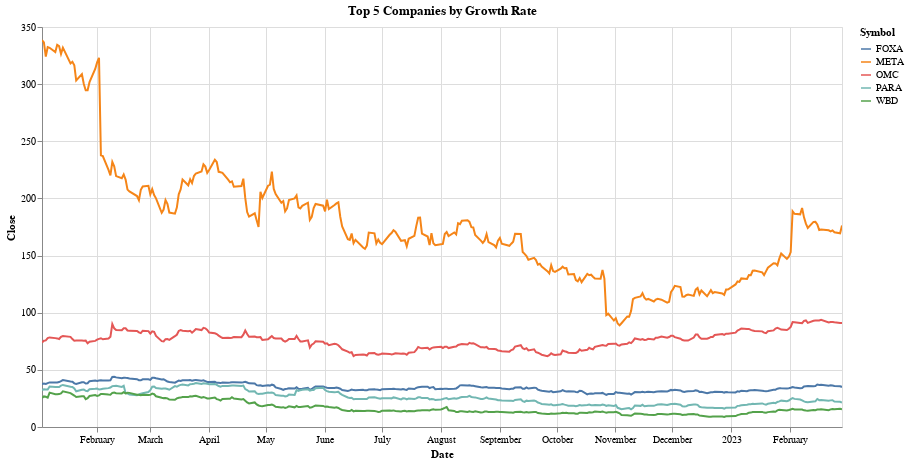

Notebook source saved alongside this figure:
### Code cell
# Line chart
line_chart = alt.Chart(df_top_5_communication).mark_line().encode(
    x='Date:T',
    y='Close:Q',
    color='Symbol:N',
    tooltip=['Symbol:N', 'Close:Q']
).properties(
    width=800,
    height=400,
    title='Top 5 Companies by Growth Rate'
).interactive()

line_chart

### Figure 1 — Vega-Lite specification as saved in the notebook (floating-point values rounded to 4 significant figures; data arrays with more than 128 entries replaced by an {"elided": "..."} marker saying what was removed)
{"config": {"view": {"continuousWidth": 400, "continuousHeight": 300}}, "data": {"name": "data-1e7bbe8d8bcc341f7b4f47aa2b16e637"}, "mark": "line", "encoding": {"color": {"field": "Symbol", "type": "nominal"}, "tooltip": [{"field": "Symbol", "type": "nominal"}, {"field": "Close", "type": "quantitative"}], "x": {"field": "Date", "type": "temporal"}, "y": {"field": "Close", "type": "quantitative"}}, "height": 400, "selection": {"selector002": {"type": "interval", "bind": "scales", "encodings": ["x", "y"]}}, "title": "Top 5 Companies by Growth Rate", "width": 800, "$schema": "https://vega.github.io/schema/vega-lite/v4.17.0.json", "datasets": {"data-1e7bbe8d8bcc341f7b4f47aa2b16e637": {"elided": "1450 records"}}}
